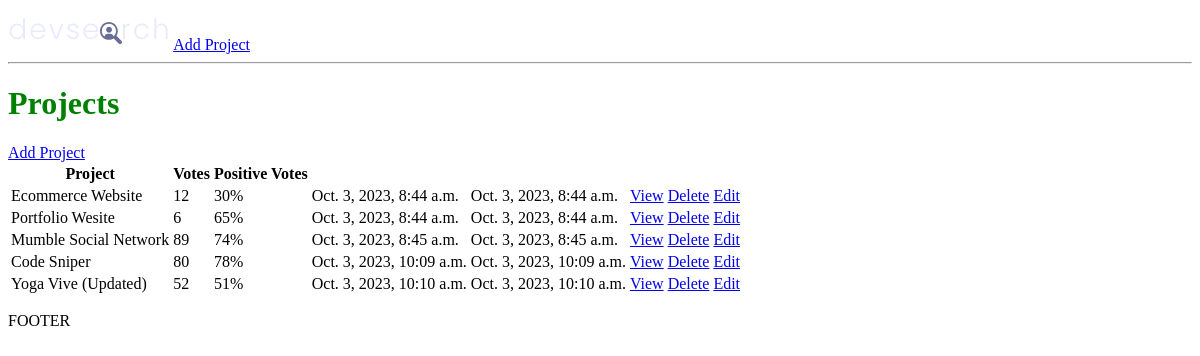
The page /projects/ on the database as committed earlier.
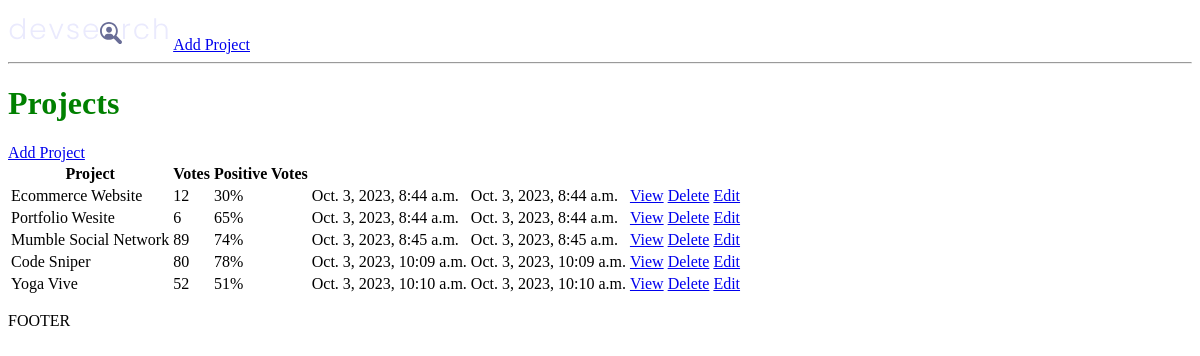
The same page on the database as committed later.
### projects/models.py (models this page shows, shortened)
class Project(models.Model):
    title = models.CharField(max_length=200)
    description = models.TextField(null=True, blank=True) # not necessary
    featured_image = models.ImageField(null=True, blank=True, default="default.jpg")
    demo_link = models.CharField(max_length=2000, null=True, blank=True)
    source_link = models.CharField(max_length=2000, null=True, blank=True)
    tag = models.ManyToManyField('Tag', blank=True)
    vote_total = models.IntegerField(default=0, null=True, blank=True)
    vote_ratio = models.IntegerField(default=0, null=True, blank=True)
    created = models.DateTimeField(auto_now_add=True)
    id = models.UUIDField(default=uuid.uuid4, unique=True, primary_key=True, editable=False)

### projects/views.py (the view)
# urls.py: path('', include('projects.urls'))
def projects(request):
    projects = Project.objects.all()
    context = {'projects' : projects}
    return render(request, 'projects/projects.html',context)

### projects/templates/projects/projects.html (shortened to what this page needs)
{% extends "main.html"%}
{% block content %}
<h1>Projects</h1>
<a href="{% url 'create-project' %}">Add Project</a>
<table>
    <tr>
        <th>Project</th>
        <th>Votes</th>
        <th>Positive Votes</th>
        <th></th>
        <th></th>
    </tr>
    {% for project in projects%}
    <tr>
        <td>{{project.title}}</td>
        <td>{{project.vote_total}}</td>
        <td>{{project.vote_ratio}}%</td>
        <td>{{project.created}}</td>
        <td>{{project.created}}</td>
        <td><a href={% url 'project' project.id%}>View</a></td>
        <td><a href="{% url 'delete-project' project.id %}">Delete</a></td>
        <td><a href={% url 'update-project' project.id%}>Edit</a></td>
    </tr>
    {% endfor %}
</table>
{% endblock %}

### templates/main.html (shortened to what this page needs)
<!DOCTYPE html>
{% load static %}
<html>
<head>
    <link rel='stylesheet' type='text/css'
     media='screen' href='{% static "styles/main.css" %}'>
</head>
<body>
    {% include 'navbar.html' %}
    {% block content %}
    {% endblock content %}
    <p>FOOTER</p>
</body>
</html>

### templates/navbar.html
{% load static %}
<img src="{% static 'images/logo.svg'%}">
<a href="{% url 'create-project' %}">Add Project</a>
<hr>

### static/styles/main.css (style rules this page uses)
h1 { color: green; }

Rows that differ between the two databases and show on the page:
changed Project: title "Yoga Vive (Updated)" → "Yoga Vive"
